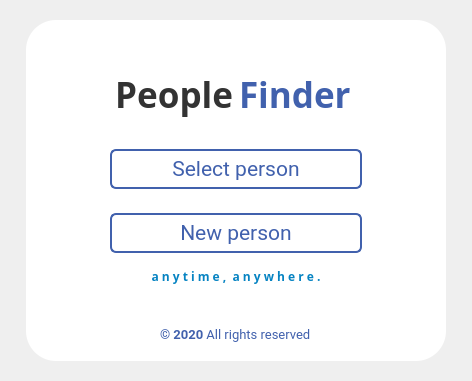
      <widget class="QWidget" name="page1">
       <layout class="QHBoxLayout" name="horizontalLayout_4">
        <item>
         <widget class="QFrame" name="mainframe1">
          <property name="enabled">
           <bool>true</bool>
          </property>
          <property name="styleSheet">
           <string notr="true">background:none;</string>
          </property>
          <property name="frameShape">
           <enum>QFrame::NoFrame</enum>
          </property>
          <property name="frameShadow">
           <enum>QFrame::Raised</enum>
          </property>
          <layout class="QGridLayout" name="gridLayout_2">
           <item row="0" column="0">
            <widget class="QFrame" name="frame_8">
             <property name="styleSheet">
              <string notr="true">background:none;</string>
             </property>
             <property name="frameShape">
              <enum>QFrame::NoFrame</enum>
             </property>
             <property name="frameShadow">
              <enum>QFrame::Raised</enum>
             </property>
            </widget>
           </item>
           <item row="0" column="1">
            <widget class="QFrame" name="frame_15">
             <property name="styleSheet">
              <string notr="true">QFrame{
background:none;
background-color: rgb(255, 255, 255);
border-radius:30px
}
</string>
             </property>
             <property name="frameShape">
              <enum>QFrame::NoFrame</enum>
             </property>
             <property name="frameShadow">
              <enum>QFrame::Raised</enum>
             </property>
             <layout class="QVBoxLayout" name="verticalLayout">
              <item>
               <widget class="QFrame" name="frame_13">
                <property name="styleSheet">
                 <string notr="true"/>
                </property>
                <property name="frameShape">
                 <enum>QFrame::NoFrame</enum>
                </property>
                <property name="frameShadow">
                 <enum>QFrame::Raised</enum>
                </property>
               </widget>
              </item>
              <item>
               <widget class="QFrame" name="frame_10">
                <property name="styleSheet">
                 <string notr="true"/>
                </property>
                <property name="frameShape">
                 <enum>QFrame::NoFrame</enum>
                </property>
                <property name="frameShadow">
                 <enum>QFrame::Raised</enum>
                </property>
               </widget>
              </item>
              <item>
               <widget class="QLabel" name="label">
                <property name="styleSheet">
                 <string notr="true">
background-color: rgb(255, 255, 255);</string>
                </property>
                <property name="text">
                 <string/>
                </property>
                <property name="pixmap">
                 <pixmap>:/newPrefix/images/logo.png</pixmap>
                </property>
                <property name="scaledContents">
                 <bool>false</bool>
                </property>
                <property name="alignment">
                 <set>Qt::AlignCenter</set>
                </property>
               </widget>
              </item>
              <item>
               <widget class="QFrame" name="frame_4">
                <property name="sizePolicy">
                 <sizepolicy hsizetype="Preferred" vsizetype="Preferred">
                  <horstretch>0</horstretch>
                  <verstretch>0</verstretch>
                 </sizepolicy>
                </property>
                <property name="styleSheet">
                 <string notr="true"/>
                </property>
                <property name="frameShape">
                 <enum>QFrame::NoFrame</enum>
                </property>
                <property name="frameShadow">
                 <enum>QFrame::Raised</enum>
                </property>
                <layout class="QHBoxLayout" name="horizontalLayout">
                 <item>
                  <widget class="QLabel" name="label_2">
                   <property name="sizePolicy">
                    <sizepolicy hsizetype="Preferred" vsizetype="Fixed">
                     <horstretch>0</horstretch>
                     <verstretch>0</verstretch>
                    </sizepolicy>
                   </property>
                   <property name="font">
                    <font>
                     <family>Montserrat</family>
                     <pointsize>26</pointsize>
                     <weight>75</weight>
                     <bold>true</bold>
                    </font>
                   </property>
                   <property name="styleSheet">
                    <string notr="true">color: #333333;</string>
                   </property>
                   <property name="text">
                    <string>People</string>
                   </property>
                   <property name="alignment">
                    <set>Qt::AlignRight|Qt::AlignTrailing|Qt::AlignVCenter</set>
                   </property>
                  </widget>
                 </item>
                 <item>
                  <widget class="QLabel" name="label_3">
                   <property name="sizePolicy">
                    <sizepolicy hsizetype="Preferred" vsizetype="Fixed">
                     <horstretch>0</horstretch>
                     <verstretch>0</verstretch>
                    </sizepolicy>
                   </property>
                   <property name="font">
                    <font>
                     <family>Montserrat</family>
                     <pointsize>26</pointsize>
                     <weight>75</weight>
                     <bold>true</bold>
                    </font>
                   </property>
                   <property name="styleSheet">
                    <string notr="true">color: #4161AD;</string>
                   </property>
                   <property name="text">
                    <string>Finder</string>
                   </property>
                   <property name="alignment">
                    <set>Qt::AlignLeading|Qt::AlignLeft|Qt::AlignVCenter</set>
                   </property>
                  </widget>
                 </item>
                </layout>
               </widget>
              </item>
              <item>
               <widget class="QFrame" name="frame_14">
                <property name="frameShape">
                 <enum>QFrame::NoFrame</enum>
                </property>
                <property name="frameShadow">
                 <enum>QFrame::Raised</enum>
                </property>
               </widget>
              </item>
              <item>
               <widget class="QFrame" name="frame_2">
                <property name="sizePolicy">
                 <sizepolicy hsizetype="Preferred" vsizetype="Fixed">
                  <horstretch>0</horstretch>
                  <verstretch>0</verstretch>
                 </sizepolicy>
                </property>
                <property name="styleSheet">
                 <string notr="true">padding-left:60px;
padding-right:60px;</string>
                </property>
                <property name="frameShape">
                 <enum>QFrame::NoFrame</enum>
                </property>
                <property name="frameShadow">
                 <enum>QFrame::Raised</enum>
                </property>
                <layout class="QHBoxLayout" name="horizontalLayout_2">
                 <item>
                  <widget class="QFrame" name="frame_6">
                   <property name="sizePolicy">
                    <sizepolicy hsizetype="Fixed" vsizetype="Preferred">
                     <horstretch>0</horstretch>
                     <verstretch>0</verstretch>
                    </sizepolicy>
                   </property>
                   <property name="styleSheet">
                    <string notr="true">padding-left:10px;
padding-right:10px;</string>
                   </property>
                   <property name="frameShape">
                    <enum>QFrame::NoFrame</enum>
                   </property>
                   <property name="frameShadow">
                    <enum>QFrame::Raised</enum>
                   </property>
                  </widget>
                 </item>
                 <item>
                  <widget class="QPushButton" name="select1">
                   <property name="sizePolicy">
                    <sizepolicy hsizetype="Preferred" vsizetype="Fixed">
                     <horstretch>0</horstretch>
                     <verstretch>0</verstretch>
                    </sizepolicy>
                   </property>
                   <property name="font">
                    <font>
                     <family>Roboto</family>
                     <pointsize>16</pointsize>
                     <weight>50</weight>
                     <bold>false</bold>
                    </font>
                   </property>
                   <property name="styleSheet">
                    <string notr="true">QPushButton{background:none;
 border:2px solid #4161AD;
 border-radius:6px;
 color:#4161AD;
 padding-top:5px;
 padding-bottom:5px;
}
QPushButton:hover{
	background-color: rgb(65, 97, 173);
	color: rgb(255, 255, 255);
}
               
               

</string>
                   </property>
                   <property name="text">
                    <string>Select person</string>
                   </property>
                  </widget>
                 </item>
                 <item>
                  <widget class="QFrame" name="frame_7">
                   <property name="sizePolicy">
                    <sizepolicy hsizetype="Fixed" vsizetype="Preferred">
                     <horstretch>0</horstretch>
                     <verstretch>0</verstretch>
                    </sizepolicy>
                   </property>
                   <property name="frameShape">
                    <enum>QFrame::NoFrame</enum>
                   </property>
                   <property name="frameShadow">
                    <enum>QFrame::Raised</enum>
                   </property>
                  </widget>
                 </item>
                </layout>
               </widget>
              </item>
              <item>
               <widget class="QFrame" name="frame_3">
                <property name="sizePolicy">
                 <sizepolicy hsizetype="Preferred" vsizetype="Fixed">
                  <horstretch>0</horstretch>
                  <verstretch>0</verstretch>
                 </sizepolicy>
                </property>
                <property name="styleSheet">
                 <string notr="true">padding-left:60px;
padding-right:60px;</string>
                </property>
                <property name="frameShape">
                 <enum>QFrame::NoFrame</enum>
                </property>
                <property name="frameShadow">
                 <enum>QFrame::Raised</enum>
                </property>
                <layout class="QHBoxLayout" name="horizontalLayout_3">
                 <item>
                  <widget class="QFrame" name="frame">
                   <property name="sizePolicy">
                    <sizepolicy hsizetype="Fixed" vsizetype="Preferred">
                     <horstretch>0</horstretch>
                     <verstretch>0</verstretch>
                    </sizepolicy>
                   </property>
                   <property name="frameShape">
                    <enum>QFrame::NoFrame</enum>
                   </property>
                   <property name="frameShadow">
                    <enum>QFrame::Raised</enum>
                   </property>
                  </widget>
                 </item>
                 <item>
                  <widget class="QPushButton" name="new1">
                   <property name="sizePolicy">
                    <sizepolicy hsizetype="Preferred" vsizetype="Fixed">
                     <horstretch>0</horstretch>
                     <verstretch>0</verstretch>
                    </sizepolicy>
                   </property>
                   <property name="font">
                    <font>
                     <family>Roboto</family>
                     <pointsize>16</pointsize>
                     <weight>50</weight>
                     <bold>false</bold>
                    </font>
                   </property>
                   <property name="styleSheet">
                    <string notr="true">
QPushButton{background:none;
 border:2px solid #4161AD;
 border-radius:6px;
 color:#4161AD;
 padding-top:5px;
 padding-bottom:5px;
}
QPushButton:hover{
	background-color: rgb(65, 97, 173);
	color: rgb(255, 255, 255);
}
               </string>
                   </property>
                   <property name="text">
                    <string>New person</string>
                   </property>
                  </widget>
                 </item>
                 <item>
                  <widget class="QFrame" name="frame_5">
                   <property name="sizePolicy">
                    <sizepolicy hsizetype="Fixed" vsizetype="Preferred">
                     <horstretch>0</horstretch>
                     <verstretch>0</verstretch>
                    </sizepolicy>
                   </property>
                   <property name="frameShape">
                    <enum>QFrame::NoFrame</enum>
                   </property>
                   <property name="frameShadow">
                    <enum>QFrame::Raised</enum>
                   </property>
                  </widget>
                 </item>
                </layout>
               </widget>
              </item>
              <item>
               <widget class="QLabel" name="label_4">
                <property name="sizePolicy">
                 <sizepolicy hsizetype="Preferred" vsizetype="Preferred">
                  <horstretch>0</horstretch>
                  <verstretch>0</verstretch>
                 </sizepolicy>
                </property>
                <property name="font">
                 <font>
                  <family>Montserrat</family>
                  <pointsize>9</pointsize>
                  <weight>75</weight>
                  <bold>true</bold>
                 </font>
                </property>
                <property name="styleSheet">
                 <string notr="true">color:#0683C2;

</string>
                </property>
                <property name="text">
                 <string>a n y t i m e ,  a n y w h e r e .</string>
                </property>
                <property name="alignment">
                 <set>Qt::AlignCenter</set>
                </property>
               </widget>
              </item>
              <item>
               <widget class="QLabel" name="label_5">
                <property name="text">
                 <string/>
                </property>
               </widget>
              </item>
              <item>
               <widget class="QFrame" name="frame_11">
                <property name="frameShape">
                 <enum>QFrame::NoFrame</enum>
                </property>
                <property name="frameShadow">
                 <enum>QFrame::Raised</enum>
                </property>
               </widget>
              </item>
              <item>
               <widget class="QFrame" name="frame_12">
                <property name="frameShape">
                 <enum>QFrame::NoFrame</enum>
                </property>
                <property name="frameShadow">
                 <enum>QFrame::Raised</enum>
                </property>
                <layout class="QHBoxLayout" name="horizontalLayout_29">
                 <item alignment="Qt::AlignHCenter">
                  <widget class="QLabel" name="label_15">
                   <property name="font">
                    <font>
                     <family>Roboto</family>
                     <pointsize>10</pointsize>
                    </font>
                   </property>
                   <property name="styleSheet">
                    <string notr="true">color: rgb(65, 97, 173);</string>
                   </property>
                   <property name="text">
                    <string>&lt;strong&gt;© 2020&lt;/strong&gt; All rights reserved</string>
                   </property>
                  </widget>
                 </item>
                </layout>
               </widget>
              </item>
             </layout>
            </widget>
           </item>
           <item row="0" column="2">
            <widget class="QFrame" name="frame_9">
             <property name="styleSheet">
              <string notr="true">background:none;</string>
             </property>
             <property name="frameShape">
              <enum>QFrame::NoFrame</enum>
             </property>
             <property name="frameShadow">
              <enum>QFrame::Raised</enum>
             </property>
            </widget>
           </item>
          </layout>
         </widget>
        </item>
       </layout>
      </widget>
